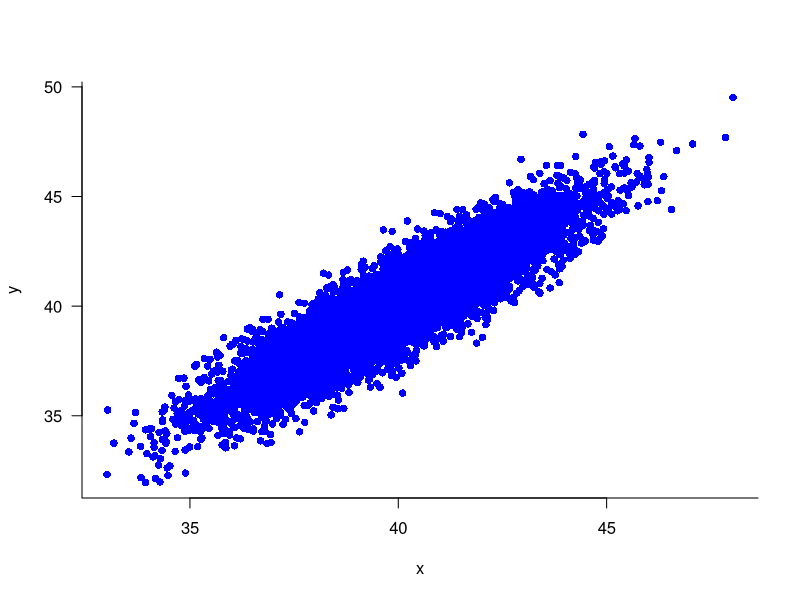
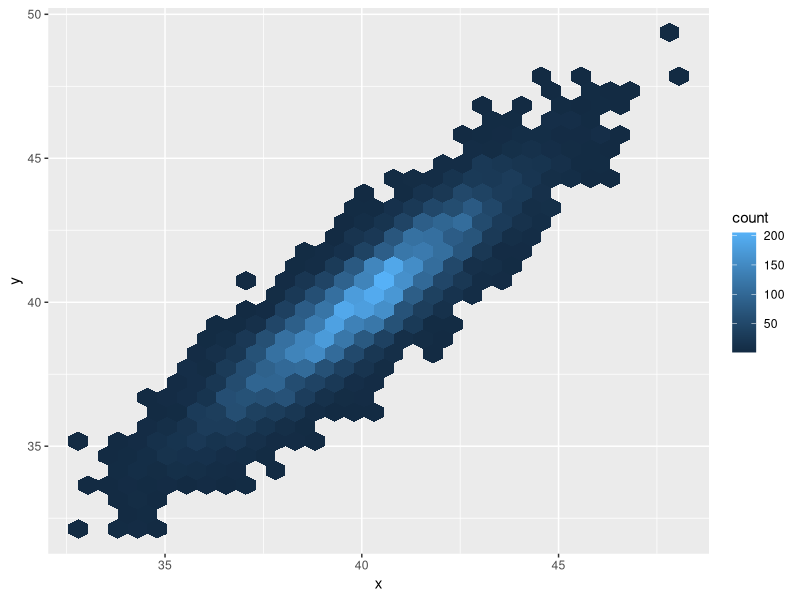
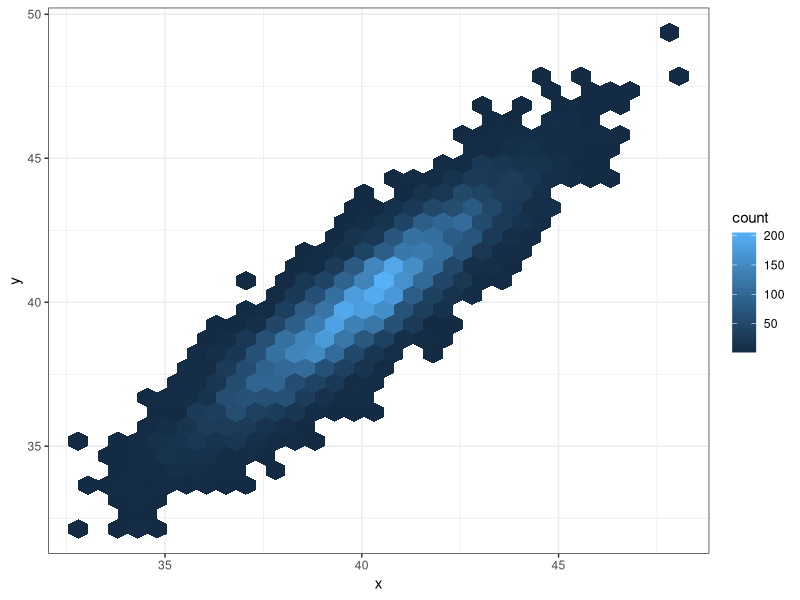
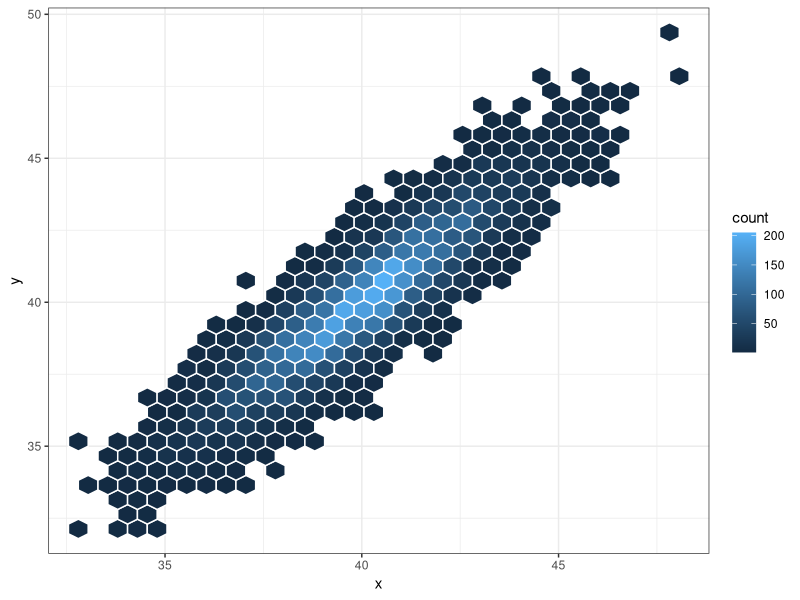
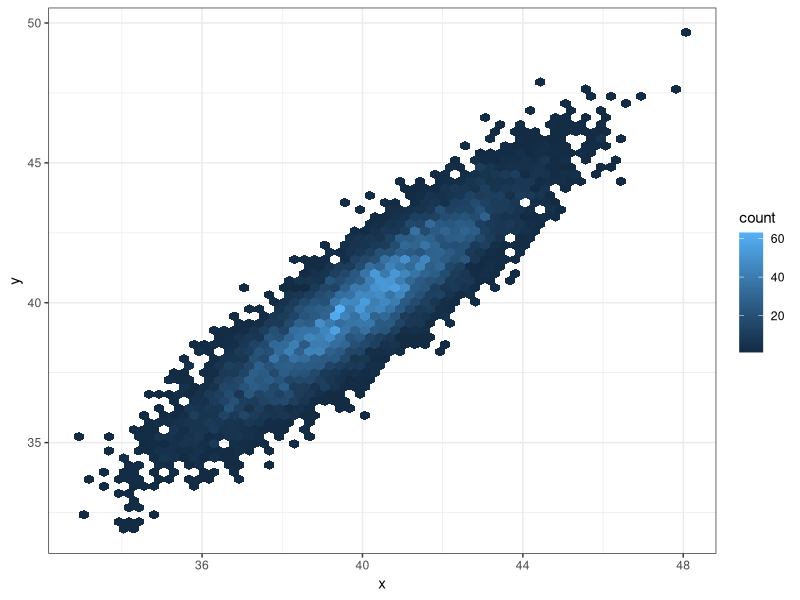
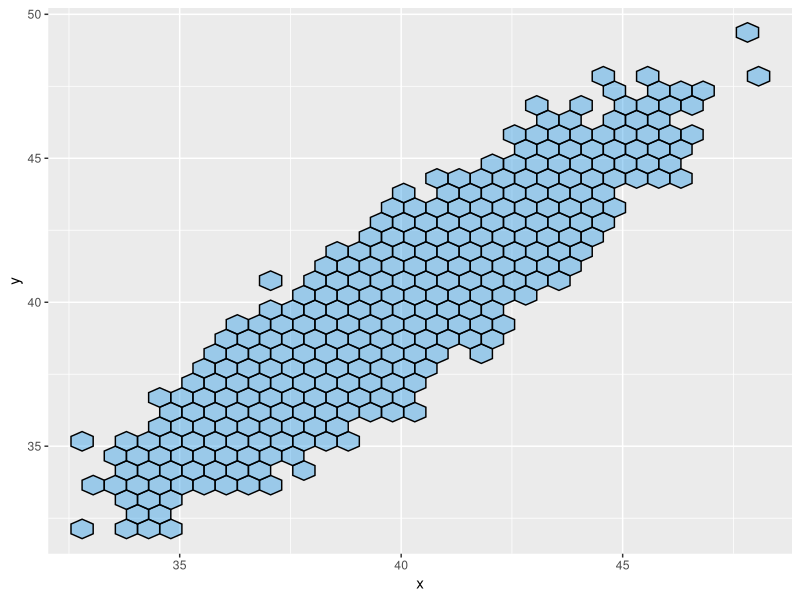
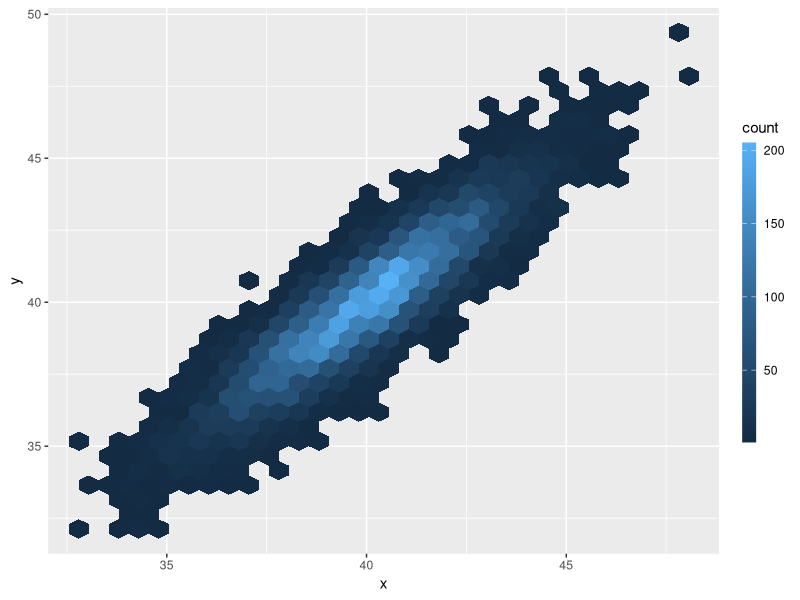
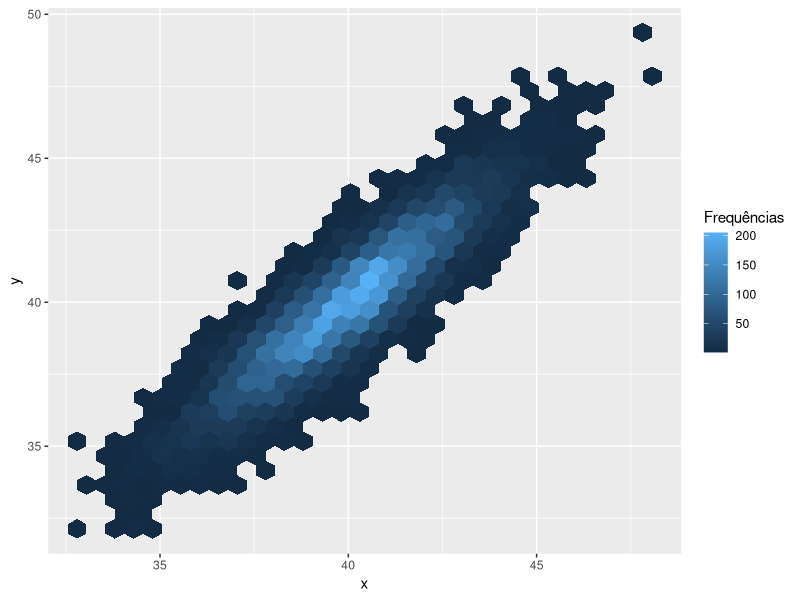

These charts were generated, in order, by the following R code:
#######################################
# Gráficos de dispersão usado o       #
# pacote ggplot e a função geom_hex   #
#######################################

# install.packages("viridis")
library(ggplot2)
library(viridis)

# Sobre o pacote viridis, ver:
# https://cran.r-project.org/web/packages/viridis/vignettes/intro-to-viridis.html

x <- rnorm(10000,40,2)
d <- rnorm(10000,0,1)
y <- x+d

# Gráfico tradicional
plot(x,y,bty="l",pch=16,col="blue",las=1)

data <- data.frame(x,y)

# Exemplo 1
ggplot(data, aes(x = x, y = y)) +  geom_hex()

# Exemplo 2
# Necessário o pacote viridis
ggplot(data, mapping = aes(x = x, y = y)) +
  scale_color_viridis() + geom_hex() + theme_bw()

# Exemplo 3
ggplot(data, mapping = aes(x = x, y = y)) +
  scale_color_viridis() + geom_hex(color="white") + theme_bw()

# Exemplo 4
ggplot(data, mapping = aes(x = x, y = y)) +
  scale_color_viridis() + geom_hex(bins=60) + theme_bw()

# Exemplo 5
ggplot(data, aes(x = x, y = y)) +
  geom_hex(color = 1, fill = 4, alpha = 0.4) 

# Exemplo 6
ggplot(data, aes(x = x, y = y)) +
  geom_hex() +
  guides(fill = guide_colourbar(barwidth = 0.7,
                                barheight = 15))

# Exemplo 7
# Modificando o título da legenda
ggplot(data, aes(x = x, y = y)) +
  geom_hex() +
  guides(fill = guide_colourbar(barwidth = 0.7,
                                barheight = 15)) +
  guides(fill = guide_colourbar(title = "Frequências"))




